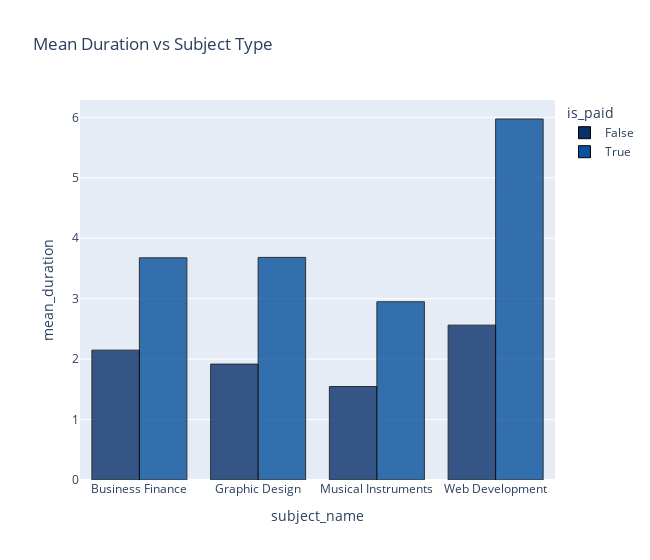

Notebook source saved alongside this figure:
### Code cell
fig = px.bar(subject_duration,
            x='subject_name',
            y='mean_duration',
            color='is_paid',
            barmode='group',
            color_discrete_sequence=px.colors.sequential.Blues_r,
            opacity=0.8,
            title='Mean Duration vs Subject Type'
            )
fig.update_traces(marker_line_color='black',
                  marker_line_width=1)                  
fig.update_layout(width=650)
fig.show()

### Figure 1 — Plotly figure (JSON) as saved in the notebook; plotly's stock layout.template omitted (floating-point values rounded to 4 significant figures)
{"data": [{"alignmentgroup": "True", "hovertemplate": "is_paid=False<br>subject_name=%{x}<br>mean_duration=%{y}<extra></extra>", "legendgroup": "False", "marker": {"color": "rgb(8,48,107)", "line": {"color": "black", "width": 1}, "opacity": 0.8, "pattern": {"shape": ""}}, "name": "False", "offsetgroup": "False", "orientation": "v", "showlegend": true, "textposition": "auto", "type": "bar", "x": ["Business Finance", "Graphic Design", "Musical Instruments", "Web Development"], "xaxis": "x", "y": [2.149, 1.918, 1.547, 2.562], "yaxis": "y"}, {"alignmentgroup": "True", "hovertemplate": "is_paid=True<br>subject_name=%{x}<br>mean_duration=%{y}<extra></extra>", "legendgroup": "True", "marker": {"color": "rgb(8,81,156)", "line": {"color": "black", "width": 1}, "opacity": 0.8, "pattern": {"shape": ""}}, "name": "True", "offsetgroup": "True", "orientation": "v", "showlegend": true, "textposition": "auto", "type": "bar", "x": ["Business Finance", "Graphic Design", "Musical Instruments", "Web Development"], "xaxis": "x", "y": [3.676, 3.683, 2.949, 5.973], "yaxis": "y"}], "layout": {"barmode": "group", "legend": {"title": {"text": "is_paid"}, "tracegroupgap": 0}, "title": {"text": "Mean Duration vs Subject Type"}, "width": 650, "xaxis": {"anchor": "y", "domain": [0, 1], "title": {"text": "subject_name"}}, "yaxis": {"anchor": "x", "domain": [0, 1], "title": {"text": "mean_duration"}}}}
